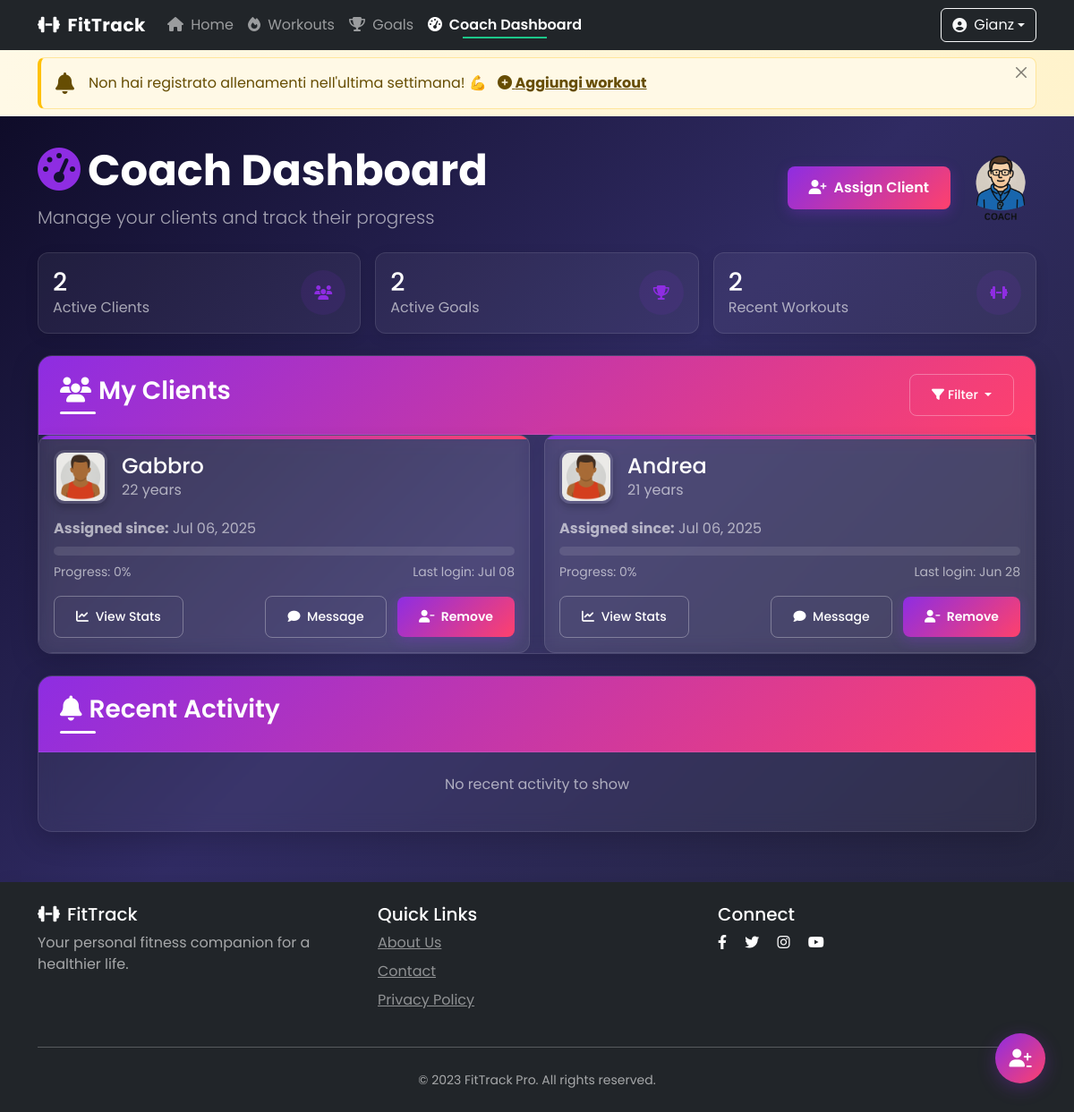
The page /accounts/coach/dashboard/ (signed in) on the database its author committed.
### users/models.py (models this page shows, shortened)
class CustomUser(AbstractUser):
    ROLE_CHOICES = (
        ('standard', 'Standard User'),
        ('coach', 'Coach'),
    )
    role = models.CharField(max_length=10, choices=ROLE_CHOICES, default='standard')
    description = models.TextField(blank=True, default='')
    age = models.PositiveIntegerField(default=30)
    registration_date = models.DateTimeField(auto_now_add=True)
    last_updated = models.DateTimeField(auto_now=True)
    class Meta:
        verbose_name = 'Utente'
        verbose_name_plural = 'Utenti'
        ordering = ['-date_joined']
    @property
    def is_coach(self):
        return self.role == 'coach'

class ClientAssignment(models.Model):
    coach = models.ForeignKey(
        settings.AUTH_USER_MODEL,
        related_name='assignments_as_coach',
        limit_choices_to={'role': 'coach'},
        on_delete=models.CASCADE
    )
    client = models.ForeignKey(
        settings.AUTH_USER_MODEL,
        related_name='assignments_as_client',
        limit_choices_to={'role': 'standard'},
        on_delete=models.CASCADE
    )
    date_assigned = models.DateTimeField(auto_now_add=True)
    date_ended = models.DateTimeField(null=True, blank=True)
    notes = models.TextField(blank=True)
    is_active = models.BooleanField(default=True)
    class Meta:
        verbose_name = "Assegnazione Cliente"
        verbose_name_plural = "Assegnazioni Clienti"
        constraints = [
            models.UniqueConstraint(
                fields=['client'],
                condition=models.Q(is_active=True),
                name='unique_active_client_assignment'
            )
        ]
        ordering = ['-date_assigned']

### reminders/models.py (models this page shows, shortened)
class WorkoutReminder(models.Model):
    user = models.OneToOneField(User, on_delete=models.CASCADE)
    last_checked = models.DateTimeField(auto_now_add=True)
    show_reminder = models.BooleanField(default=False)
    reminder_message = models.TextField(blank=True)

### users/views.py (the view)
# urls.py: path('coach/dashboard/', CoachDashboardView.as_view(), name='coach_dashboard'),
class CoachDashboardView(ListView):
    template_name = 'users/coach/coach_dashboard.html'
    context_object_name = 'active_assignments'
    @method_decorator(login_required)
    def dispatch(self, *args, **kwargs):
        return super().dispatch(*args, **kwargs)
    def get_queryset(self):
        return ClientAssignment.objects.filter(
            coach=self.request.user,
            is_active=True
        ).select_related('client')
    def get_context_data(self, **kwargs):
        context = super().get_context_data(**kwargs)
        assignments = self.get_queryset()
        client_ids = [a.client_id for a in assignments]
        context['active_goals'] = Goal.objects.filter(
            user_id__in=client_ids,
            is_completed=False
        ).count()
        context['recent_workouts'] = Workout.objects.filter(
            user_id__in=client_ids
        ).count()
        return context

### templates/users/coach/coach_dashboard.html (shortened to what this page needs)
{% extends "base.html" %}
{% load static %}
{% block content %}
<div class="coach-dashboard">
    <div class="container">
        <div class="d-flex justify-content-between align-items-center mb-4 animate-fade-in">
            <div>
                <h1 class="display-5 fw-bold mb-2 text-dark">
                    <i class="fas fa-tachometer-alt me-2" style="color: #8E2DE2;"></i>Coach Dashboard
                </h1>
                <p class="lead mb-0 text-muted">Manage your clients and track their progress</p>
            </div>
            <div class="d-flex align-items-center gap-3">
                <a href="{% url 'assign_client' %}" class="btn btn-modern">
                    <i class="fas fa-user-plus me-2"></i>Assign Client
                </a>
                <img src="{% static 'images/coach-icon-purple.png' %}" alt="Coach" class="img-fluid" style="max-height: 80px;">
            </div>
        </div>
        <div class="row mb-4 g-3 animate-fade-in" style="animation-delay: 0.1s;">
            <div class="col-md-4">
                <div class="stats-card p-3 h-100">
                    <div class="d-flex justify-content-between align-items-center">
                        <div>
                            <h3 class="mb-0 text-white">{{ active_assignments.count }}</h3>
                            <p class="mb-0 text-muted">Active Clients</p>
                        </div>
                        <div class="icon-circle">
                            <i class="fas fa-users"></i>
                        </div>
                    </div>
                </div>
            </div>
            <div class="col-md-4">
                <div class="stats-card p-3 h-100">
                    <div class="d-flex justify-content-between align-items-center">
                        <div>
                            <h3 class="mb-0 text-white">{{ active_goals|default:"0" }}</h3>
                            <p class="mb-0 text-muted">Active Goals</p>
                        </div>
                        <div class="icon-circle">
                            <i class="fas fa-trophy"></i>
                        </div>
                    </div>
                </div>
            </div>
            <div class="col-md-4">
                <div class="stats-card p-3 h-100">
                    <div class="d-flex justify-content-between align-items-center">
                        <div>
                            <h3 class="mb-0 text-white">{{ recent_workouts|default:"0" }}</h3>
                            <p class="mb-0 text-muted">Recent Workouts</p>
                        </div>
                        <div class="icon-circle">
                            <i class="fas fa-dumbbell"></i>
                        </div>
                    </div>
                </div>
            </div>
        </div>
        <div class="dashboard-card mb-4 animate-fade-in" style="animation-delay: 0.2s;">
            <div class="card-header card-gradient-header">
                <div class="d-flex justify-content-between align-items-center">
                    <h3 class="section-title mb-0 text-white">
                        <i class="fas fa-users me-2"></i>My Clients
                    </h3>
                    <div class="dropdown">
                        <button class="btn btn-sm btn-outline-modern dropdown-toggle" type="button" id="filterDropdown" data-bs-toggle="dropdown">
                            <i class="fas fa-filter me-1"></i>Filter
                        </button>
                    </div>
                </div>
            </div>
            <div class="card-body">
                {% if active_assignments %}
                    <div class="row g-3">
                        {% for assignment in active_assignments %}
                            {% with client=assignment.client %}
                            <div class="col-lg-6">
                                <div class="client-card p-3 h-100">
                                    <div class="d-flex align-items-center mb-3">
                                        <img src="{% if client.profile_image %}{{ client.profile_image.url }}{% else %}{% static 'images/default-avatar.png' %}{% endif %}"
                                             alt="{{ client.username }}"
                                             class="client-avatar me-3">
                                        <div>
                                            <h4 class="mb-0 text-white">{{ client.username }}</h4>
                                            <p class="text-muted mb-0">{{ client.age }} years</p>
                                        </div>
                                    </div>
                                    <div class="mb-3">
                                        <p class="mb-2 text-muted"><strong>Assigned since:</strong> {{ assignment.date_assigned|date:"M d, Y" }}</p>
                                        <div class="progress progress-thin mb-2">
                                        </div>
                                        <div class="d-flex justify-content-between">
                                            <small class="text-muted">Progress: {{ client.goal_progress|default:'0' }}%</small>
                                            <small class="text-muted">Last login: {{ client.last_login|date:"M d"|default:"Never" }}</small>
                                        </div>
                                    </div>
                                    <div class="d-flex justify-content-between">
                                        <a href="{% url 'client_detail' client.pk %}" class="btn btn-sm btn-outline-modern">
                                            <i class="fas fa-chart-line me-1"></i> View Stats
                                        </a>
                                        <div>
                                            <a href="#" class="btn btn-sm btn-outline-modern me-2">
                                                <i class="fas fa-comment me-1"></i> Message
                                            </a>
                                            <a href="{% url 'end_assignment' assignment.id %}" class="btn btn-sm btn-modern">
                                                <i class="fas fa-user-minus me-1"></i> Remove
                                            </a>
                                        </div>
                                    </div>
                                </div>
                            </div>
                            {% endwith %}
                        {% endfor %}
                    </div>
                {% endif %}
            </div>
        </div>
        <div class="dashboard-card mb-4 animate-fade-in" style="animation-delay: 0.3s;">
            <div class="card-header card-gradient-header">
                <h3 class="section-title mb-0 text-white">
                    <i class="fas fa-bell me-2"></i>Recent Activity
                </h3>
            </div>
            <div class="card-body p-0">
                <div class="list-group list-group-flush">
                    {% if recent_activities %}
                        {% for activity in recent_activities %}
                            <div class="list-group-item activity-item p-3 border-0">
                                <div class="d-flex align-items-center">
                                    <div class="flex-shrink-0">
                                        <i class="fas fa-{{ activity.icon }} me-2" style="color: #8E2DE2;"></i>
                                    </div>
                                    <div class="flex-grow-1">
                                        <h6 class="mb-1 text-white">{{ activity.message }}</h6>
                                        <small class="text-muted">{{ activity.timestamp|timesince }} ago</small>
                                    </div>
                                </div>
                            </div>
                        {% endfor %}
                    {% else %}
                        <div class="text-center py-4">
                            <p class="text-muted">No recent activity to show</p>
                        </div>
                    {% endif %}
                </div>
            </div>
        </div>
    </div>
    <a href="{% url 'assign_client' %}" class="floating-btn" title="Assign New Client">
        <i class="fas fa-user-plus"></i>
    </a>
</div>
{% endblock %}

### templates/base.html (shortened to what this page needs)
<!DOCTYPE html>
<html lang="en">
<head>
    <link href="https://cdn.jsdelivr.net/npm/bootstrap@5.3.0/dist/css/bootstrap.min.css" rel="stylesheet">
    <link rel="stylesheet" href="https://cdnjs.cloudflare.com/ajax/libs/font-awesome/6.4.0/css/all.min.css">
</head>
<body>
<nav class="navbar navbar-expand-lg navbar-dark bg-dark">
    <div class="container">
        <a class="navbar-brand fw-bold" href="{% url 'home' %}">
            <i class="fas fa-dumbbell me-2"></i>FitTrack
        </a>
        <div class="collapse navbar-collapse" id="navbarNav">
            <ul class="navbar-nav me-auto">
                <li class="nav-item">
                    <a class="nav-link {% if request.path == '/' %}active{% endif %}" href="{% url 'home' %}"><i class="fas fa-home me-1"></i> Home</a>
                </li>
                <li class="nav-item">
                    <a class="nav-link {% if 'workout' in request.path %}active{% endif %}" href="{% url 'workout_list' %}"><i class="fas fa-fire me-1"></i> Workouts</a>
                </li>
                <li class="nav-item">
                    <a class="nav-link {% if 'goal' in request.path %}active{% endif %}" href="{% url 'goal_list' %}"><i class="fas fa-trophy me-1"></i> Goals</a>
                </li>
                {% if request.user.is_coach %}
                    <li class="nav-item">
                        <a class="nav-link {% if 'coach' in request.path %}active{% endif %}" href="{% url 'coach_dashboard' %}">
                            <i class="fas fa-tachometer-alt me-1"></i> Coach Dashboard
                        </a>
                    </li>
                {% endif %}
            </ul>
            {% if user.is_authenticated %}
                <div class="dropdown">
                    <button class="btn btn-outline-light dropdown-toggle d-flex align-items-center" type="button" id="userDropdown" data-bs-toggle="dropdown">
                        <i class="fas fa-user-circle me-2"></i>
                        <span class="d-none d-sm-inline">{{ user.username }}</span>
                    </button>
                </div>
            {% endif %}
        </div>
    </div>
</nav>
{% if user.is_authenticated and request.workout_reminder.show_reminder %}
    <div class="reminder-container animate-fadein">
        <div class="container-fluid py-2">
            <div class="container">
                <div class="alert alert-warning alert-dismissible fade show mb-0 d-flex align-items-center" role="alert" id="workout-reminder">
                    <i class="fas fa-bell me-3 fs-4"></i>
                    <div>
                        {{ request.workout_reminder.reminder_message }}
                        <a href="{% url 'workout_list' %}" class="alert-link fw-bold ms-2">
                            <i class="fas fa-plus-circle"></i> Aggiungi workout
                        </a>
                    </div>
                    <button type="button" class="btn-close ms-auto"
                            onclick="dismissReminder()"
                            aria-label="Close"></button>
                </div>
            </div>
        </div>
    </div>
{% endif %}
<main class="flex-grow-1">
    {% block content %}{% endblock %}
</main>
<footer class="bg-dark text-white py-4">
    <div class="container">
        <div class="row">
            <div class="col-md-4 mb-4 mb-md-0">
                <h5 class="d-flex align-items-center">
                    <i class="fas fa-dumbbell me-2"></i>FitTrack
                </h5>
                <p class="text-muted">Your personal fitness companion for a healthier life.</p>
            </div>
            <div class="col-md-4 mb-4 mb-md-0">
                <h5>Quick Links</h5>
                <ul class="list-unstyled">
                    <li class="mb-2"><a href="#" class="text-white-50 hover-white">About Us</a></li>
                    <li class="mb-2"><a href="#" class="text-white-50 hover-white">Contact</a></li>
                    <li><a href="#" class="text-white-50 hover-white">Privacy Policy</a></li>
                </ul>
            </div>
            <div class="col-md-4">
                <h5>Connect</h5>
                <div class="social-icons">
                    <a href="#" class="text-white me-3"><i class="fab fa-facebook-f"></i></a>
                    <a href="#" class="text-white me-3"><i class="fab fa-twitter"></i></a>
                    <a href="#" class="text-white me-3"><i class="fab fa-instagram"></i></a>
                    <a href="#" class="text-white"><i class="fab fa-youtube"></i></a>
                </div>
            </div>
        </div>
        <hr class="my-4 bg-secondary">
        <div class="text-center text-muted">
            <small>&copy; 2023 FitTrack Pro. All rights reserved.</small>
        </div>
    </div>
</footer>
</body>
</html>

### rows shown on the page
CustomUser: username "Gianz"
WorkoutReminder: workout_reminder.reminder_message "Non hai registrato allenamenti nell'ultima settimana! 💪"
ClientAssignment: client.username "Gabbro", client.age "22", date_assigned "Jul 06, 2025", client.goal_progress "0", client.last_login "Jul 08"
ClientAssignment: client.username "Andrea", client.age "21", date_assigned "Jul 06, 2025", client.goal_progress "0", client.last_login "Jun 28"

### other values the page prints
{{ active_assignments.count }} "2"
{{ active_goals|default:"0" }} "2"
{{ recent_workouts|default:"0" }} "2"
